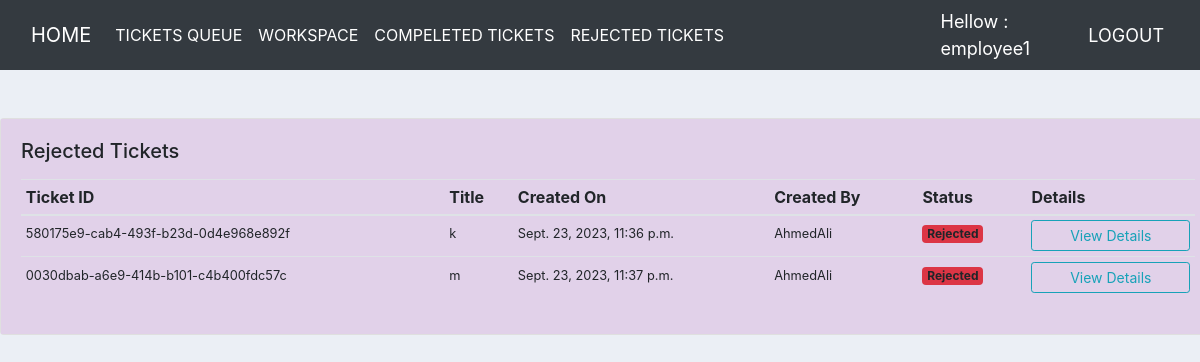
Screenshot of /ticket/all_rejected_tickets/ (signed in) with the database file from the repository.
### users/models.py (models this page shows)
class User(AbstractUser):
    is_student = models.BooleanField(default=False)
    is_employee = models.BooleanField(default=False)
    name = models.CharField(max_length=20, null=True, blank=True)
    surename = models.CharField(max_length=20, null=True, blank=True)
    address = models.CharField(max_length=20, null=True, blank=True)
    city = models.CharField(max_length=20, null=True, blank=True)
    country = models.CharField(max_length=20, null=True, blank=True)
    birth_date = models.DateTimeField(null=True, blank=True)
    std_pic = models.ImageField(upload_to='images',null=True, blank=True)
    std_pic_pass_fro = models.ImageField(upload_to='images',null=True, blank=True)
    std_pic_pass_bac = models.ImageField(upload_to='images',null=True, blank=True)
    def __str__(self):
        return self.username

### ticket/models.py (models this page shows, shortened)
class Ticket(models.Model):
    TASK = (
        ('Opening','Opening'),
        ('Processing','Processing'),
        ('Completed','Completed'),
        ('Rejected','Rejected'),
        )
    ticket_number = models.UUIDField(default=uuid.uuid4)
    title = models.CharField(max_length=100)
    content = models.TextField()
    created_by = models.ForeignKey(User, on_delete=models.CASCADE, related_name='created_by')
    assigned_to = models.ForeignKey(User, on_delete=models.DO_NOTHING, null=True, blank=True)
    date_created = models.DateTimeField(auto_now_add=True)
    accepted_date = models.DateTimeField(null=True, blank=True)
    closed_date = models.DateTimeField(null=True , blank=True)
    ticket_status = models.CharField(max_length=15, choices=TASK)
    is_resolved = models.BooleanField(default=False)
    is_deleted = models.BooleanField(default=False)
    is_archived = models.BooleanField(default=False)

### ticket/views.py (the view)
# urls.py: path('all_rejected_tickets/', views.all_rejected_tickets, name='all_rejected_tickets'),
@login_required
def all_rejected_tickets(request):
    tickets = Ticket.objects.filter(assigned_to=request.user, is_deleted=True)
    context = {'tickets':tickets}
    return render(request, 'ticket/all_rejected_tickets.html', context)

### templates/ticket/all_rejected_tickets.html (shortened to what this page needs)
{% extends 'base.html' %}
{% load widget_tweaks %}
{% block content %}
<div class="card mx-auto" style="width: 76rem;">
    <div style="background-color: rgb(225, 209, 233);" class="card-body">
        <h5 style="border: rgb(183, 26, 231);" class="card-title mb-3">Rejected Tickets</h5>
        <table class="table table-sm">
            <thead>
              <tr>
                <th scope="col">Ticket ID</th>
                <th scope="col">Title</th>
                <th scope="col">Created On</th>
                <th scope="col"> Created By</th>
                <th scope="col">Status</th>
                <th scope="col">Details</th>
              </tr>
            </thead>
            <tbody>
              <tr>
                {% for ticket in tickets %}
                <td><small>{{ticket.ticket_number}}</small></td>
                <td><small>{{ticket.title}}</small></td>
                <td><small>{{ticket.date_created}}</small></td>
                <td><small>{{ticket.created_by}}</small></td>
                {% if ticket.ticket_status == 'Processing' %}
                <td><span class="badge bg-success">Processing</span></td>
                {% elif ticket.ticket_status == 'Opening' %}
                <td><span class="badge bg-warning">Opening</span></td>
                {% elif ticket.ticket_status == 'Completed' %}
                <td><span class="badge bg-success">Completed</span></td>
                {% elif ticket.ticket_status == 'Rejected' %}
                <td><span class="badge bg-danger">Rejected</span></td>
                {% endif %}
                <td><a class="btn btn-outline-info btn-sm btn-block" href="{% url 'ticket_details' ticket.pk %}">View Details</a></td>
              </tr>
              {% endfor %}
            </tbody>
          </table>
    </div>
</div>
{% endblock content %}

### templates/users/base.html (shortened to what this page needs)
<!DOCTYPE html>
<html lang="en">
<head>
</head>
<body>
    {% if request.user.is_student %}
    <nav class="navbar navbar-expand-lg navbar-dark bg-dark">
        <div class="container-fluid">
            <a class="navbar-brand" href="/">HOME</a>
            <button class="navbar-toggler" type="button" data-bs-toggle="collaps"
                data-target="#navbarSupportedContent" aria-controls="navbarSupportedContent" aria-expanded="false"
                aria-label="Toggle navigation">
                <span class="navbar-toggler-icon"></span>
            </button>
            <div class="collapse navbar-collapse" id="navbarSupportedContent">
                <ul class="navbar-nav me-auto mb-2 mb-lg-0">
                  <li class="nav-item">
                      <a class="nav-link active" href="{% url 'create_ticket' %}"> CREATE TICKET </a>
                    </li>
                  <li class="nav-item">
                      <a class="nav-link active" href="{% url 'all_tickets' %}"> VIEW TICKETS</a>
                  </li>
                  <li class="nav-item">
                    <a class="nav-link active" href="{% url 'update_student' user.pk %}"> UPDATE STUDENT</a>
                </li>
                <li class="nav-item">
                  <a class="nav-link active" href="{% url 'student_details' %}"> STUDENT DETAILS</a>
              </li>
                </ul>
              </div>
        </div>
        <span class="hellow-msg">Hellow : {{request.user}}</span>
        <span ><a class="hellow-msg" href="{% url 'logout' %}">LOGOUT</a></span>
    </nav>
    {% elif request.user.is_employee %}
    <nav class="navbar navbar-expand-lg navbar-dark bg-dark">
        <div class="container-fluid">
            <a class="navbar-brand" href="/">HOME</a>
            <div class="collapse navbar-collapse" id="navbarSupportedContent">
                <ul class="navbar-nav me-auto mb-2 mb-lg-0">
                  <li class="nav-item">
                   <a class="nav-link active" href="{% url 'ticket_queue' %}"> TICKETS QUEUE </a>
                  </li>
                  <li class="nav-item">
                    <a class="nav-link active" href="{% url 'workspace' %}"> WORKSPACE</a>
                  </li>
                  <li class="nav-item">
                    <a class="nav-link active" href="{% url 'all_closed_tickets' %}"> COMPELETED TICKETS</a>
                  </li>
                  <li class="nav-item">
                    <a class="nav-link active" href="{% url 'all_rejected_tickets' %}"> REJECTED TICKETS</a>
                  </li>
                </ul>
              </div>
        </div>
        <span class="hellow-msg">Hellow : {{request.user}}</span>
        <span ><a class="hellow-msg" href="{% url 'logout' %}">LOGOUT</a></span>
    </nav>
    {% endif %}
</body>
</html>

### templates/base.html (style rules this page uses)
body { background-color: #ebeff5; }

### templates/users/base.html (style rules this page uses)
.hellow-msg { font-size: 18px; color: #fff; margin-right: 20px ; }

### rows the page displays
User: user "employee1"
Ticket: ticket_number "580175e9-cab4-493f-b23d-0d4e968e892f", title "k", date_created "Sept. 23, 2023, 11:36 p.m.", created_by "AhmedAli", ticket_status "Rejected"
Ticket: ticket_number "0030dbab-a6e9-414b-b101-c4b400fdc57c", title "m", date_created "Sept. 23, 2023, 11:37 p.m.", created_by "AhmedAli", ticket_status "Rejected"
